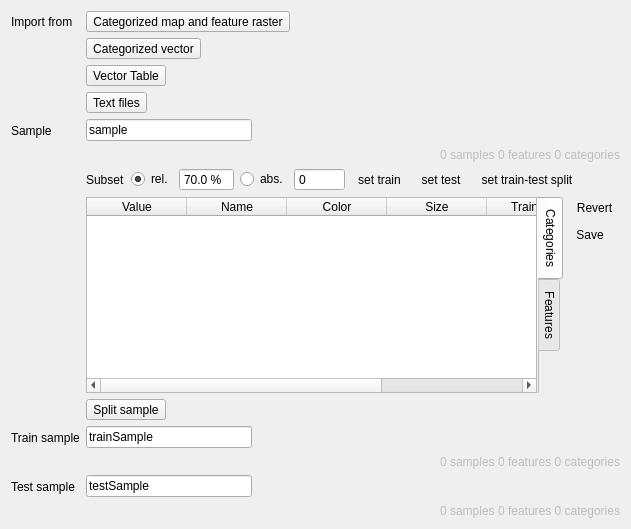
       <widget class="QWidget" name="tab">
        <attribute name="title">
         <string>Sample</string>
        </attribute>
        <layout class="QFormLayout" name="formLayout_4">
         <item row="0" column="0">
          <widget class="QLabel" name="label_10">
           <property name="text">
            <string>Import from</string>
           </property>
          </widget>
         </item>
         <item row="0" column="1">
          <widget class="QToolButton" name="mRunImportFromMapLayer">
           <property name="text">
            <string>Categorized map and feature raster</string>
           </property>
           <property name="icon">
            <iconset>
             <normaloff>:/images/themes/default/processingAlgorithm.svg</normaloff>:/images/themes/default/processingAlgorithm.svg</iconset>
           </property>
           <property name="iconSize">
            <size>
             <width>24</width>
             <height>16</height>
            </size>
           </property>
           <property name="toolButtonStyle">
            <enum>Qt::ToolButtonTextBesideIcon</enum>
           </property>
           <property name="autoRaise">
            <bool>false</bool>
           </property>
          </widget>
         </item>
         <item row="1" column="1">
          <widget class="QToolButton" name="mRunImportFromVectorLayer">
           <property name="text">
            <string>Categorized vector</string>
           </property>
           <property name="icon">
            <iconset>
             <normaloff>:/images/themes/default/processingAlgorithm.svg</normaloff>:/images/themes/default/processingAlgorithm.svg</iconset>
           </property>
           <property name="toolButtonStyle">
            <enum>Qt::ToolButtonTextBesideIcon</enum>
           </property>
          </widget>
         </item>
         <item row="2" column="1">
          <widget class="QToolButton" name="mRunImportFromVectorTable">
           <property name="text">
            <string>Vector Table</string>
           </property>
           <property name="icon">
            <iconset>
             <normaloff>:/images/themes/default/processingAlgorithm.svg</normaloff>:/images/themes/default/processingAlgorithm.svg</iconset>
           </property>
           <property name="toolButtonStyle">
            <enum>Qt::ToolButtonTextBesideIcon</enum>
           </property>
          </widget>
         </item>
         <item row="3" column="1">
          <widget class="QToolButton" name="mRunImportFromTextFile">
           <property name="text">
            <string>Text files</string>
           </property>
           <property name="icon">
            <iconset>
             <normaloff>:/images/themes/default/processingAlgorithm.svg</normaloff>:/images/themes/default/processingAlgorithm.svg</iconset>
           </property>
           <property name="toolButtonStyle">
            <enum>Qt::ToolButtonTextBesideIcon</enum>
           </property>
          </widget>
         </item>
         <item row="4" column="0">
          <widget class="QLabel" name="label_9">
           <property name="enabled">
            <bool>true</bool>
           </property>
           <property name="text">
            <string>Sample</string>
           </property>
          </widget>
         </item>
         <item row="4" column="1">
          <layout class="QHBoxLayout" name="horizontalLayout_2">
           <item>
            <widget class="QLineEdit" name="mSampleBasename">
             <property name="sizePolicy">
              <sizepolicy hsizetype="Expanding" vsizetype="Fixed">
               <horstretch>1</horstretch>
               <verstretch>0</verstretch>
              </sizepolicy>
             </property>
             <property name="text">
              <string>sample</string>
             </property>
            </widget>
           </item>
           <item>
            <widget class="QgsFileWidget" name="mSample">
             <property name="sizePolicy">
              <sizepolicy hsizetype="Preferred" vsizetype="Preferred">
               <horstretch>2</horstretch>
               <verstretch>0</verstretch>
              </sizepolicy>
             </property>
             <property name="dialogTitle">
              <string/>
             </property>
             <property name="filter">
              <string>*.pkl</string>
             </property>
             <property name="defaultRoot">
              <string/>
             </property>
             <property name="relativeStorage">
              <enum>QgsFileWidget::RelativeDefaultPath</enum>
             </property>
            </widget>
           </item>
           <item>
            <widget class="QToolButton" name="mViewSample">
             <property name="toolTip">
              <string/>
             </property>
             <property name="text">
              <string/>
             </property>
             <property name="icon">
              <iconset>
               <normaloff>:/qt-project.org/styles/commonstyle/images/filecontents-128.png</normaloff>:/qt-project.org/styles/commonstyle/images/filecontents-128.png</iconset>
             </property>
             <property name="iconSize">
              <size>
               <width>16</width>
               <height>16</height>
              </size>
             </property>
             <property name="toolButtonStyle">
              <enum>Qt::ToolButtonIconOnly</enum>
             </property>
             <property name="autoRaise">
              <bool>true</bool>
             </property>
            </widget>
           </item>
          </layout>
         </item>
         <item row="7" column="1">
          <widget class="QLabel" name="mSampleInfo">
           <property name="enabled">
            <bool>false</bool>
           </property>
           <property name="layoutDirection">
            <enum>Qt::LeftToRight</enum>
           </property>
           <property name="text">
            <string>0 samples 0 features 0 categories</string>
           </property>
           <property name="alignment">
            <set>Qt::AlignRight|Qt::AlignTrailing|Qt::AlignVCenter</set>
           </property>
          </widget>
         </item>
         <item row="8" column="1">
          <layout class="QHBoxLayout" name="horizontalLayout_3">
           <item>
            <widget class="QLabel" name="mSampleSize_2">
             <property name="text">
              <string>Subset</string>
             </property>
            </widget>
           </item>
           <item>
            <widget class="QRadioButton" name="mSamplesSizeRelative">
             <property name="text">
              <string>rel.</string>
             </property>
             <property name="checked">
              <bool>true</bool>
             </property>
            </widget>
           </item>
           <item>
            <widget class="QgsDoubleSpinBox" name="mSamplesSizeRelativeValue">
             <property name="buttonSymbols">
              <enum>QAbstractSpinBox::NoButtons</enum>
             </property>
             <property name="prefix">
              <string/>
             </property>
             <property name="suffix">
              <string> %</string>
             </property>
             <property name="decimals">
              <number>1</number>
             </property>
             <property name="value">
              <double>70.000000000000000</double>
             </property>
             <property name="showClearButton">
              <bool>false</bool>
             </property>
            </widget>
           </item>
           <item>
            <widget class="QRadioButton" name="mSamplesSizeAbsolute">
             <property name="text">
              <string>abs.</string>
             </property>
            </widget>
           </item>
           <item>
            <widget class="QgsSpinBox" name="mSamplesSizeAbsoluteValue">
             <property name="buttonSymbols">
              <enum>QAbstractSpinBox::NoButtons</enum>
             </property>
             <property name="suffix">
              <string/>
             </property>
             <property name="prefix">
              <string/>
             </property>
             <property name="maximum">
              <number>999999999</number>
             </property>
             <property name="showClearButton">
              <bool>false</bool>
             </property>
            </widget>
           </item>
           <item>
            <layout class="QHBoxLayout" name="horizontalLayout_8">
             <item>
              <widget class="QToolButton" name="mSetTrainSize">
               <property name="sizePolicy">
                <sizepolicy hsizetype="Fixed" vsizetype="Fixed">
                 <horstretch>0</horstretch>
                 <verstretch>0</verstretch>
                </sizepolicy>
               </property>
               <property name="text">
                <string>set train</string>
               </property>
               <property name="icon">
                <iconset>
                 <normaloff>:/images/themes/default/mActionEditTable.svg</normaloff>:/images/themes/default/mActionEditTable.svg</iconset>
               </property>
               <property name="iconSize">
                <size>
                 <width>16</width>
                 <height>16</height>
                </size>
               </property>
               <property name="toolButtonStyle">
                <enum>Qt::ToolButtonTextBesideIcon</enum>
               </property>
               <property name="autoRaise">
                <bool>true</bool>
               </property>
              </widget>
             </item>
             <item>
              <widget class="QToolButton" name="mSetTestSize">
               <property name="sizePolicy">
                <sizepolicy hsizetype="Fixed" vsizetype="Fixed">
                 <horstretch>0</horstretch>
                 <verstretch>0</verstretch>
                </sizepolicy>
               </property>
               <property name="text">
                <string>set test</string>
               </property>
               <property name="icon">
                <iconset>
                 <normaloff>:/images/themes/default/mActionEditTable.svg</normaloff>:/images/themes/default/mActionEditTable.svg</iconset>
               </property>
               <property name="iconSize">
                <size>
                 <width>16</width>
                 <height>16</height>
                </size>
               </property>
               <property name="toolButtonStyle">
                <enum>Qt::ToolButtonTextBesideIcon</enum>
               </property>
               <property name="autoRaise">
                <bool>true</bool>
               </property>
              </widget>
             </item>
             <item>
              <widget class="QToolButton" name="mSetSplitSize">
               <property name="sizePolicy">
                <sizepolicy hsizetype="Fixed" vsizetype="Fixed">
                 <horstretch>0</horstretch>
                 <verstretch>0</verstretch>
                </sizepolicy>
               </property>
               <property name="text">
                <string>set train-test split</string>
               </property>
               <property name="icon">
                <iconset>
                 <normaloff>:/images/themes/default/mActionEditTable.svg</normaloff>:/images/themes/default/mActionEditTable.svg</iconset>
               </property>
               <property name="iconSize">
                <size>
                 <width>16</width>
                 <height>16</height>
                </size>
               </property>
               <property name="toolButtonStyle">
                <enum>Qt::ToolButtonTextBesideIcon</enum>
               </property>
               <property name="autoRaise">
                <bool>true</bool>
               </property>
              </widget>
             </item>
            </layout>
           </item>
           <item>
            <spacer name="horizontalSpacer_3">
             <property name="orientation">
              <enum>Qt::Horizontal</enum>
             </property>
             <property name="sizeHint" stdset="0">
              <size>
               <width>40</width>
               <height>20</height>
              </size>
             </property>
            </spacer>
           </item>
          </layout>
         </item>
         <item row="10" column="1">
          <widget class="QWidget" name="widget_2" native="true">
           <property name="sizePolicy">
            <sizepolicy hsizetype="Preferred" vsizetype="Preferred">
             <horstretch>0</horstretch>
             <verstretch>1</verstretch>
            </sizepolicy>
           </property>
           <layout class="QHBoxLayout" name="horizontalLayout_7">
            <property name="leftMargin">
             <number>0</number>
            </property>
            <property name="topMargin">
             <number>0</number>
            </property>
            <property name="rightMargin">
             <number>0</number>
            </property>
            <property name="bottomMargin">
             <number>0</number>
            </property>
            <item>
             <widget class="QTabWidget" name="tab_9">
              <property name="tabPosition">
               <enum>QTabWidget::East</enum>
              </property>
              <property name="tabShape">
               <enum>QTabWidget::Rounded</enum>
              </property>
              <property name="currentIndex">
               <number>0</number>
              </property>
              <property name="documentMode">
               <bool>true</bool>
              </property>
              <widget class="QWidget" name="tab_2">
               <attribute name="title">
                <string>Categories</string>
               </attribute>
               <layout class="QVBoxLayout" name="verticalLayout_9">
                <property name="spacing">
                 <number>6</number>
                </property>
                <property name="leftMargin">
                 <number>0</number>
                </property>
                <property name="topMargin">
                 <number>0</number>
                </property>
                <property name="rightMargin">
                 <number>0</number>
                </property>
                <property name="bottomMargin">
                 <number>0</number>
                </property>
                <item>
                 <widget class="QTableWidget" name="mSampleTable">
                  <property name="sizePolicy">
                   <sizepolicy hsizetype="Expanding" vsizetype="Expanding">
                    <horstretch>1</horstretch>
                    <verstretch>1</verstretch>
                   </sizepolicy>
                  </property>
                  <column>
                   <property name="text">
                    <string>Value</string>
                   </property>
                  </column>
                  <column>
                   <property name="text">
                    <string>Name</string>
                   </property>
                  </column>
                  <column>
                   <property name="text">
                    <string>Color</string>
                   </property>
                  </column>
                  <column>
                   <property name="text">
                    <string>Size</string>
                   </property>
                  </column>
                  <column>
                   <property name="text">
                    <string>Train size</string>
                   </property>
                  </column>
                  <column>
                   <property name="text">
                    <string>Test size</string>
                   </property>
                  </column>
                 </widget>
                </item>
               </layout>
              </widget>
              <widget class="QWidget" name="tab_6">
               <attribute name="title">
                <string>Features</string>
               </attribute>
               <layout class="QVBoxLayout" name="verticalLayout_10">
                <property name="leftMargin">
                 <number>0</number>
                </property>
                <property name="topMargin">
                 <number>0</number>
                </property>
                <property name="rightMargin">
                 <number>0</number>
                </property>
                <property name="bottomMargin">
                 <number>0</number>
                </property>
                <item>
                 <widget class="QTableWidget" name="mSampleTable2">
                  <property name="sizePolicy">
                   <sizepolicy hsizetype="Expanding" vsizetype="Expanding">
                    <horstretch>1</horstretch>
                    <verstretch>1</verstretch>
                   </sizepolicy>
                  </property>
                  <column>
                   <property name="text">
                    <string>Name</string>
                   </property>
                  </column>
                 </widget>
                </item>
               </layout>
              </widget>
             </widget>
            </item>
            <item>
             <layout class="QVBoxLayout" name="verticalLayout_8">
              <item>
               <widget class="QToolButton" name="mSampleTableRevert">
                <property name="sizePolicy">
                 <sizepolicy hsizetype="Fixed" vsizetype="Fixed">
                  <horstretch>0</horstretch>
                  <verstretch>0</verstretch>
                 </sizepolicy>
                </property>
                <property name="toolTip">
                 <string>Revert all changes and reload defaults.</string>
                </property>
                <property name="text">
                 <string>Revert</string>
                </property>
                <property name="icon">
                 <iconset>
                  <normaloff>:/images/themes/default/mActionRollbackAllEdits.svg</normaloff>:/images/themes/default/mActionRollbackAllEdits.svg</iconset>
                </property>
                <property name="iconSize">
                 <size>
                  <width>16</width>
                  <height>16</height>
                 </size>
                </property>
                <property name="toolButtonStyle">
                 <enum>Qt::ToolButtonIconOnly</enum>
                </property>
                <property name="autoRaise">
                 <bool>true</bool>
                </property>
               </widget>
              </item>
              <item>
               <widget class="QToolButton" name="mSampleTableSave">
                <property name="sizePolicy">
                 <sizepolicy hsizetype="Fixed" vsizetype="Fixed">
                  <horstretch>0</horstretch>
                  <verstretch>0</verstretch>
                 </sizepolicy>
                </property>
                <property name="toolTip">
                 <string>Apply and save changes.</string>
                </property>
                <property name="layoutDirection">
                 <enum>Qt::LeftToRight</enum>
                </property>
                <property name="text">
                 <string>Save</string>
                </property>
                <property name="icon">
                 <iconset>
                  <normaloff>:/images/themes/default/mActionSaveAllEdits.svg</normaloff>:/images/themes/default/mActionSaveAllEdits.svg</iconset>
                </property>
                <property name="iconSize">
                 <size>
                  <width>16</width>
                  <height>16</height>
                 </size>
                </property>
                <property name="toolButtonStyle">
                 <enum>Qt::ToolButtonIconOnly</enum>
                </property>
                <property name="autoRaise">
                 <bool>true</bool>
                </property>
               </widget>
              </item>
              <item>
               <spacer name="verticalSpacer">
                <property name="orientation">
                 <enum>Qt::Vertical</enum>
                </property>
                <property name="sizeHint" stdset="0">
                 <size>
                  <width>20</width>
                  <height>40</height>
                 </size>
                </property>
               </spacer>
              </item>
             </layout>
            </item>
           </layout>
          </widget>
         </item>
         <item row="11" column="1">
          <widget class="QToolButton" name="mRunSplitSample">
           <property name="toolTip">
            <string>Split into train-test samples.</string>
           </property>
           <property name="text">
            <string>Split sample</string>
           </property>
           <property name="icon">
            <iconset>
             <normaloff>:/images/themes/default/processingAlgorithm.svg</normaloff>:/images/themes/default/processingAlgorithm.svg</iconset>
           </property>
           <property name="iconSize">
            <size>
             <width>16</width>
             <height>16</height>
            </size>
           </property>
           <property name="toolButtonStyle">
            <enum>Qt::ToolButtonTextBesideIcon</enum>
           </property>
           <property name="autoRaise">
            <bool>false</bool>
           </property>
          </widget>
         </item>
         <item row="13" column="0">
          <widget class="QLabel" name="label_11">
           <property name="text">
            <string>Train sample</string>
           </property>
          </widget>
         </item>
         <item row="13" column="1">
          <layout class="QHBoxLayout" name="horizontalLayout_12">
           <item>
            <widget class="QLineEdit" name="mTrainSampleBasename">
             <property name="sizePolicy">
              <sizepolicy hsizetype="Expanding" vsizetype="Fixed">
               <horstretch>1</horstretch>
               <verstretch>0</verstretch>
              </sizepolicy>
             </property>
             <property name="text">
              <string>trainSample</string>
             </property>
            </widget>
           </item>
           <item>
            <widget class="QgsFileWidget" name="mTrainSample">
             <property name="sizePolicy">
              <sizepolicy hsizetype="Preferred" vsizetype="Preferred">
               <horstretch>2</horstretch>
               <verstretch>0</verstretch>
              </sizepolicy>
             </property>
             <property name="filter">
              <string>*.pkl</string>
             </property>
             <property name="relativeStorage">
              <enum>QgsFileWidget::RelativeDefaultPath</enum>
             </property>
            </widget>
           </item>
           <item>
            <widget class="QToolButton" name="mViewTrainSample">
             <property name="toolTip">
              <string/>
             </property>
             <property name="text">
              <string/>
             </property>
             <property name="icon">
              <iconset>
               <normaloff>:/qt-project.org/styles/commonstyle/images/filecontents-128.png</normaloff>:/qt-project.org/styles/commonstyle/images/filecontents-128.png</iconset>
             </property>
             <property name="iconSize">
              <size>
               <width>16</width>
               <height>16</height>
              </size>
             </property>
             <property name="toolButtonStyle">
              <enum>Qt::ToolButtonIconOnly</enum>
             </property>
             <property name="autoRaise">
              <bool>true</bool>
             </property>
            </widget>
           </item>
          </layout>
         </item>
         <item row="14" column="1">
          <widget class="QLabel" name="mTrainSampleInfo">
           <property name="enabled">
            <bool>false</bool>
           </property>
           <property name="layoutDirection">
            <enum>Qt::LeftToRight</enum>
           </property>
           <property name="text">
            <string>0 samples 0 features 0 categories</string>
           </property>
           <property name="alignment">
            <set>Qt::AlignRight|Qt::AlignTrailing|Qt::AlignVCenter</set>
           </property>
          </widget>
         </item>
         <item row="15" column="0">
          <widget class="QLabel" name="label_13">
           <property name="text">
            <string>Test sample</string>
           </property>
          </widget>
         </item>
         <item row="15" column="1">
          <layout class="QHBoxLayout" name="horizontalLayout_13">
           <item>
            <widget class="QLineEdit" name="mTestSampleBasename">
             <property name="sizePolicy">
              <sizepolicy hsizetype="Expanding" vsizetype="Fixed">
               <horstretch>1</horstretch>
               <verstretch>0</verstretch>
              </sizepolicy>
             </property>
             <property name="text">
              <string>testSample</string>
             </property>
            </widget>
           </item>
           <item>
            <widget class="QgsFileWidget" name="mTestSample">
             <property name="sizePolicy">
              <sizepolicy hsizetype="Preferred" vsizetype="Preferred">
               <horstretch>2</horstretch>
               <verstretch>0</verstretch>
              </sizepolicy>
             </property>
             <property name="filter">
              <string>*.pkl</string>
             </property>
             <property name="relativeStorage">
              <enum>QgsFileWidget::RelativeDefaultPath</enum>
             </property>
            </widget>
           </item>
           <item>
            <widget class="QToolButton" name="mViewTestSample">
             <property name="toolTip">
              <string/>
             </property>
             <property name="text">
              <string/>
             </property>
             <property name="icon">
              <iconset>
               <normaloff>:/qt-project.org/styles/commonstyle/images/filecontents-128.png</normaloff>:/qt-project.org/styles/commonstyle/images/filecontents-128.png</iconset>
             </property>
             <property name="iconSize">
              <size>
               <width>16</width>
               <height>16</height>
              </size>
             </property>
             <property name="toolButtonStyle">
              <enum>Qt::ToolButtonIconOnly</enum>
             </property>
             <property name="autoRaise">
              <bool>true</bool>
             </property>
            </widget>
           </item>
          </layout>
         </item>
         <item row="16" column="1">
          <widget class="QLabel" name="mTestSampleInfo">
           <property name="enabled">
            <bool>false</bool>
           </property>
           <property name="layoutDirection">
            <enum>Qt::LeftToRight</enum>
           </property>
           <property name="text">
            <string>0 samples 0 features 0 categories</string>
           </property>
           <property name="alignment">
            <set>Qt::AlignRight|Qt::AlignTrailing|Qt::AlignVCenter</set>
           </property>
          </widget>
         </item>
        </layout>
       </widget>
